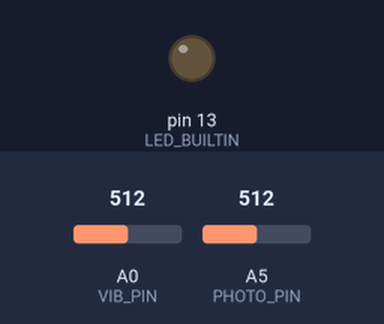
Recording of a sketch running on a simulated Arduino Uno, built with avr-gcc and run on an emulated ATmega328P. On the bench: output pins drawn as LEDs (lit = HIGH). The test bench sets the inputs (shaded band); at power-on: A0 (VIB_PIN) = 512, A5 (PHOTO_PIN) = 512.

Above: at 2.5 s.
At 7.5 s:
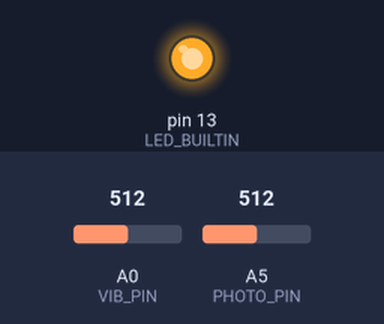
Timing chart, 0 to 13.0 s (numbered marks = the images above):
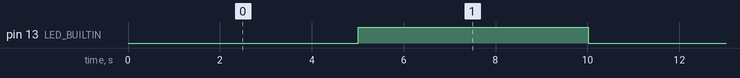

Measured:
- by itself, pin 13 (LED_BUILTIN): alternates HIGH for 5.0 s and LOW for 5.0 s

The sketch:

ESP_Arduino.ino
```cpp
#include <SoftwareSerial.h>

#define VIB_PIN A0
#define PHOTO_PIN A5
#define BAUD 9600
#define INTERVAL 5000


int Intensity = 0;//光照度数值
int Vibration = 0;//倾斜数值
boolean Light = false;
SoftwareSerial mySerial(8,9); //
union Content{
  int Int[3]; // Intensity, Vibration, CheckSum
  byte Byte[6];
};
Content Data;
void setup() {
  // put your setup code here, to run once:
  pinMode(LED_BUILTIN, OUTPUT);
  Serial.begin(115200); //初始化串口，指定波特率
  mySerial.begin(BAUD);
}

void loop() {
  // put your main code here, to run repeatedly:
  Data.Int[0]=analogRead(PHOTO_PIN);//读取模拟0口电压值
  Data.Int[1]=analogRead(VIB_PIN);//读取模拟口5的值，存入Intensity变量
  Data.Int[2] = Data.Int[0] + Data.Int[1];
//  Serial.print("Intensity = ");  //串口输出"Intensity = "
//  Serial.println(Data.Int[0]);     //串口输出Intensity变量的值，并换行
//  Serial.print("Vibration = ");  //串口输出"Intensity = "
//  Serial.println(Data.Int[1]);     //串口输出Intensity变量的值，并换行
  mySerial.write(Data.Byte,6);
//  mySerial.println(Data.Int[0]);
//  mySerial.println(Data.Int[1]);
  Light = !Light;
  if (!Light)
      digitalWrite(LED_BUILTIN,HIGH);//点亮led灯
  else
      digitalWrite(LED_BUILTIN,LOW);//点亮led灯
  delay(INTERVAL);
}
```
